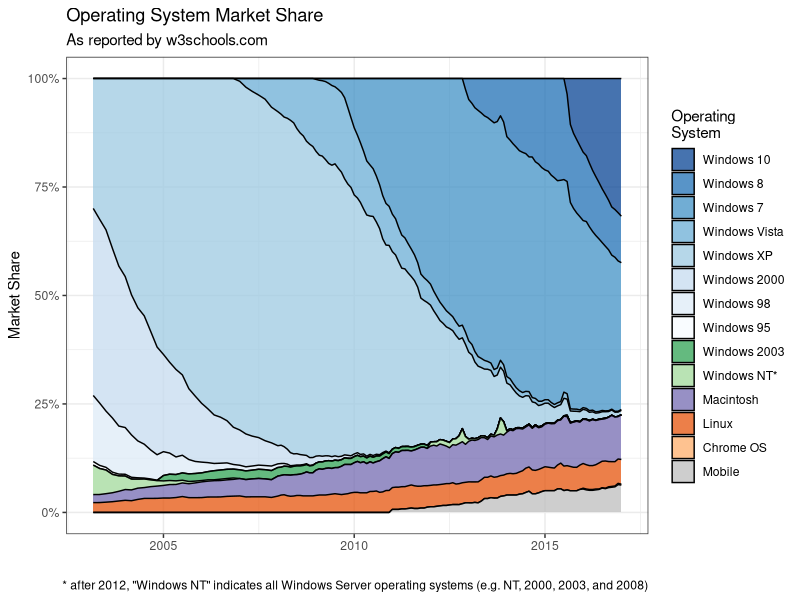
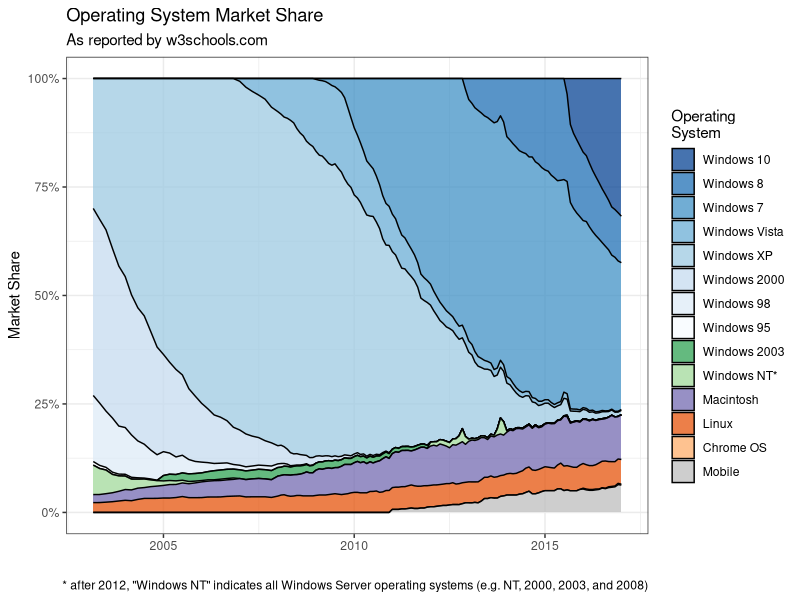

These figures' R source, in order:
# Load libraries, Set working directory, load dataset
# setwd("C:/Path/To/Folder")
library(readr)
library(reshape2)
library(ggplot2)
library(RColorBrewer)
library(scales)
os <- read_csv("os.csv")

# Add "date" to columns
os$date<-as.Date(paste(os$month,os$year, 1),"%B %Y %e")

# Put OS into columnar format. Create column for family.
os<-melt(os, id=c("month","year","date"))
os$family<-NA

# Assign family to each variable
os[os$variable=="Win10",]$family<-"Windows PC"
os[os$variable=="Win8",]$family<-"Windows PC"
os[os$variable=="Win7",]$family<-"Windows PC"
os[os$variable=="Vista",]$family<-"Windows PC"
os[os$variable=="WinXP",]$family<-"Windows PC"
os[os$variable=="NT",]$family<-"Windows Server"
os[os$variable=="Linux",]$family<-"Linux"
os[os$variable=="Mac",]$family<-"Apple"
os[os$variable=="Chrome OS",]$family<-"Linux"
os[os$variable=="Mobile",]$family<-"Other";
os[os$variable=="W2000",]$family<-"Windows PC"
os[os$variable=="W2003",]$family<-"Windows Server"
os[os$variable=="Win98",]$family<-"Windows PC"
os[os$variable=="Win95",]$family<-"Windows PC"

# Order factors
os$variable<-factor(os$variable, levels =
                      c("Win10", "Win8", "Win7", "Vista",
                        "WinXP", "W2000", "Win98", "Win95",
                        "W2003", "NT",
                        "Mac", "Linux", "Chrome OS", "Mobile"))

# Final plot of all data
ggplot(os,aes(date,value))+
  geom_area(position="fill",aes(fill=variable),color="black",alpha=.75)+
  scale_fill_manual("Operating\nSystem",values=c(
        # Windows PCs
        rev(brewer.pal(8,"Blues")),
        # Windows Servers
        rev(brewer.pal(3,"Greens")[2:3]),
        # Apple
        brewer.pal(3,"Purples")[3],
        # Linux family
        rev(brewer.pal(3,"Oranges")[2:3]),
        # Other
        brewer.pal(3,"Greys")[2]),
    labels=c("Windows 10", "Windows 8", "Windows 7", "Windows Vista",
             "Windows XP", "Windows 2000", "Windows 98", "Windows 95",
             "Windows 2003", "Windows NT*",
             "Macintosh", "Linux", "Chrome OS", "Mobile"))+
  scale_y_continuous(labels=scales::percent)+
  labs(title="Operating System Market Share",
       subtitle="As reported by w3schools.com",
       x="",
       y="Market Share",
       caption="* after 2012, \"Windows NT\" indicates all Windows Server operating systems (e.g. NT, 2000, 2003, and 2008)")+
  theme_bw()
ggsave("OS Share.png",height=9,width=16,dpi=120,type="cairo-png")